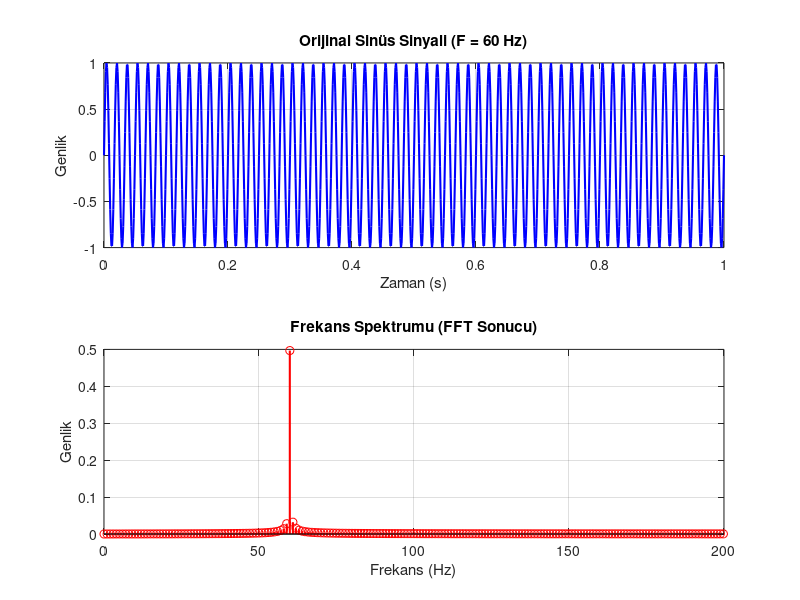

Reproduce this figure in MATLAB.
% Parametreler
F = 60;       % Sinyal frekansı (Hz)
Fs = 1000;    % Örnekleme frekansı (Hz) (Fs > 2*F olmalı, Nyquist kuralı)
T = 1;        % Toplam sinyal süresi (saniye)

% Zaman vektörü
t = 0:1/Fs:T; % Örnekleme periyodu ile zaman vektörü

% Sinüs sinyalini oluştur
y = sin(2 * pi * F * t);

% FFT işlemi
N = length(y);             % Sinyal uzunluğu
Y = fft(y);                % FFT hesaplama
f = (0:N-1)*(Fs/N);        % Frekans ekseni
amplitude = abs(Y)/N;      % Genlik spektrumu

% Sinyali ve FFT'yi çiz
figure;

% Orijinal sinyal
subplot(2, 1, 1); % 2 satır, 1. grafik
plot(t, y, 'b', 'LineWidth', 1.5);
grid on;
title('Orijinal Sinüs Sinyali (F = 60 Hz)');
xlabel('Zaman (s)');
ylabel('Genlik');

% Frekans spektrumu
subplot(2, 1, 2); % 2. grafik
stem(f(1:N/2), amplitude(1:N/2), 'r', 'LineWidth', 1.5); % Pozitif frekanslar
grid on;
title('Frekans Spektrumu (FFT Sonucu)');
xlabel('Frekans (Hz)');
ylabel('Genlik');
xlim([0 200]); % Frekans eksenini sınırlıyoruz (daha net görünüm için)
